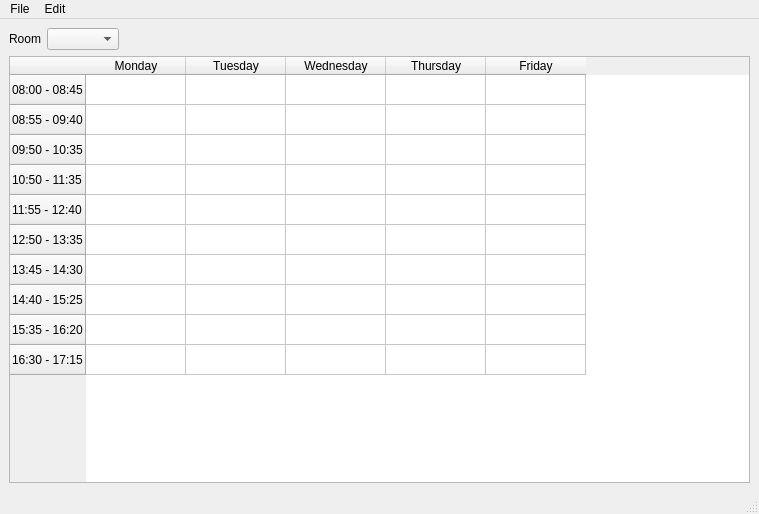
<?xml version="1.0" encoding="UTF-8"?>
<ui version="4.0">
 <class>SchoolPlanner</class>
 <widget class="QMainWindow" name="SchoolPlanner">
  <property name="geometry">
   <rect>
    <x>0</x>
    <y>0</y>
    <width>759</width>
    <height>514</height>
   </rect>
  </property>
  <property name="windowTitle">
   <string>School Planner</string>
  </property>
  <widget class="QWidget" name="centralwidget">
   <layout class="QVBoxLayout" name="verticalLayout_8">
    <item>
     <layout class="QHBoxLayout" name="horizontalLayout_11">
      <item>
       <widget class="QLabel" name="label">
        <property name="text">
         <string>Room</string>
        </property>
       </widget>
      </item>
      <item>
       <widget class="QComboBox" name="comboBox"/>
      </item>
      <item>
       <spacer name="horizontalSpacer">
        <property name="orientation">
         <enum>Qt::Horizontal</enum>
        </property>
        <property name="sizeHint" stdset="0">
         <size>
          <width>40</width>
          <height>20</height>
         </size>
        </property>
       </spacer>
      </item>
     </layout>
    </item>
    <item>
     <widget class="QTableWidget" name="tableWidget">
      <row>
       <property name="text">
        <string>08:00 - 08:45</string>
       </property>
      </row>
      <row>
       <property name="text">
        <string>08:55 - 09:40</string>
       </property>
      </row>
      <row>
       <property name="text">
        <string>09:50 - 10:35</string>
       </property>
      </row>
      <row>
       <property name="text">
        <string>10:50 - 11:35</string>
       </property>
      </row>
      <row>
       <property name="text">
        <string>11:55 - 12:40</string>
       </property>
      </row>
      <row>
       <property name="text">
        <string>12:50 - 13:35</string>
       </property>
      </row>
      <row>
       <property name="text">
        <string>13:45 - 14:30</string>
       </property>
      </row>
      <row>
       <property name="text">
        <string>14:40 - 15:25</string>
       </property>
      </row>
      <row>
       <property name="text">
        <string>15:35 - 16:20</string>
       </property>
      </row>
      <row>
       <property name="text">
        <string>16:30 - 17:15</string>
       </property>
      </row>
      <column>
       <property name="text">
        <string>Monday</string>
       </property>
      </column>
      <column>
       <property name="text">
        <string>Tuesday</string>
       </property>
      </column>
      <column>
       <property name="text">
        <string>Wednesday</string>
       </property>
      </column>
      <column>
       <property name="text">
        <string>Thursday</string>
       </property>
      </column>
      <column>
       <property name="text">
        <string>Friday</string>
       </property>
      </column>
      <item row="0" column="0">
       <property name="text">
        <string/>
       </property>
       <property name="textAlignment">
        <set>AlignLeading|AlignVCenter</set>
       </property>
      </item>
      <item row="0" column="1">
       <property name="text">
        <string/>
       </property>
       <property name="textAlignment">
        <set>AlignLeading|AlignVCenter</set>
       </property>
      </item>
      <item row="1" column="0">
       <property name="text">
        <string/>
       </property>
       <property name="textAlignment">
        <set>AlignLeading|AlignVCenter</set>
       </property>
      </item>
      <item row="1" column="1">
       <property name="text">
        <string/>
       </property>
       <property name="textAlignment">
        <set>AlignLeading|AlignVCenter</set>
       </property>
      </item>
      <item row="2" column="1">
       <property name="text">
        <string/>
       </property>
       <property name="textAlignment">
        <set>AlignLeading|AlignVCenter</set>
       </property>
      </item>
      <item row="3" column="1">
       <property name="text">
        <string/>
       </property>
       <property name="textAlignment">
        <set>AlignLeading|AlignVCenter</set>
       </property>
      </item>
     </widget>
    </item>
   </layout>
  </widget>
  <widget class="QStatusBar" name="statusbar"/>
  <widget class="QMenuBar" name="menubar">
   <property name="geometry">
    <rect>
     <x>0</x>
     <y>0</y>
     <width>759</width>
     <height>26</height>
    </rect>
   </property>
   <widget class="QMenu" name="menuFile">
    <property name="title">
     <string>File</string>
    </property>
    <addaction name="actionOpen"/>
    <addaction name="actionSave"/>
    <addaction name="actionSave_as"/>
    <addaction name="actionQuit"/>
   </widget>
   <widget class="QMenu" name="menuAbout_QT">
    <property name="title">
     <string>Edit</string>
    </property>
    <addaction name="actionRooms"/>
    <addaction name="actionTeachers"/>
    <addaction name="actionCourses"/>
    <addaction name="actionClasses"/>
   </widget>
   <addaction name="menuFile"/>
   <addaction name="menuAbout_QT"/>
  </widget>
  <action name="actionOpen">
   <property name="text">
    <string>Open</string>
   </property>
  </action>
  <action name="actionSave">
   <property name="text">
    <string>Save</string>
   </property>
  </action>
  <action name="actionQuit">
   <property name="text">
    <string>Quit</string>
   </property>
  </action>
  <action name="actionRooms">
   <property name="text">
    <string>Rooms...</string>
   </property>
  </action>
  <action name="actionTeachers">
   <property name="text">
    <string>Teachers...</string>
   </property>
  </action>
  <action name="actionCourses">
   <property name="text">
    <string>Courses...</string>
   </property>
  </action>
  <action name="actionClasses">
   <property name="text">
    <string>Classes...</string>
   </property>
  </action>
  <action name="actionSave_as">
   <property name="text">
    <string>Save as</string>
   </property>
  </action>
 </widget>
 <resources/>
 <connections/>
</ui>
